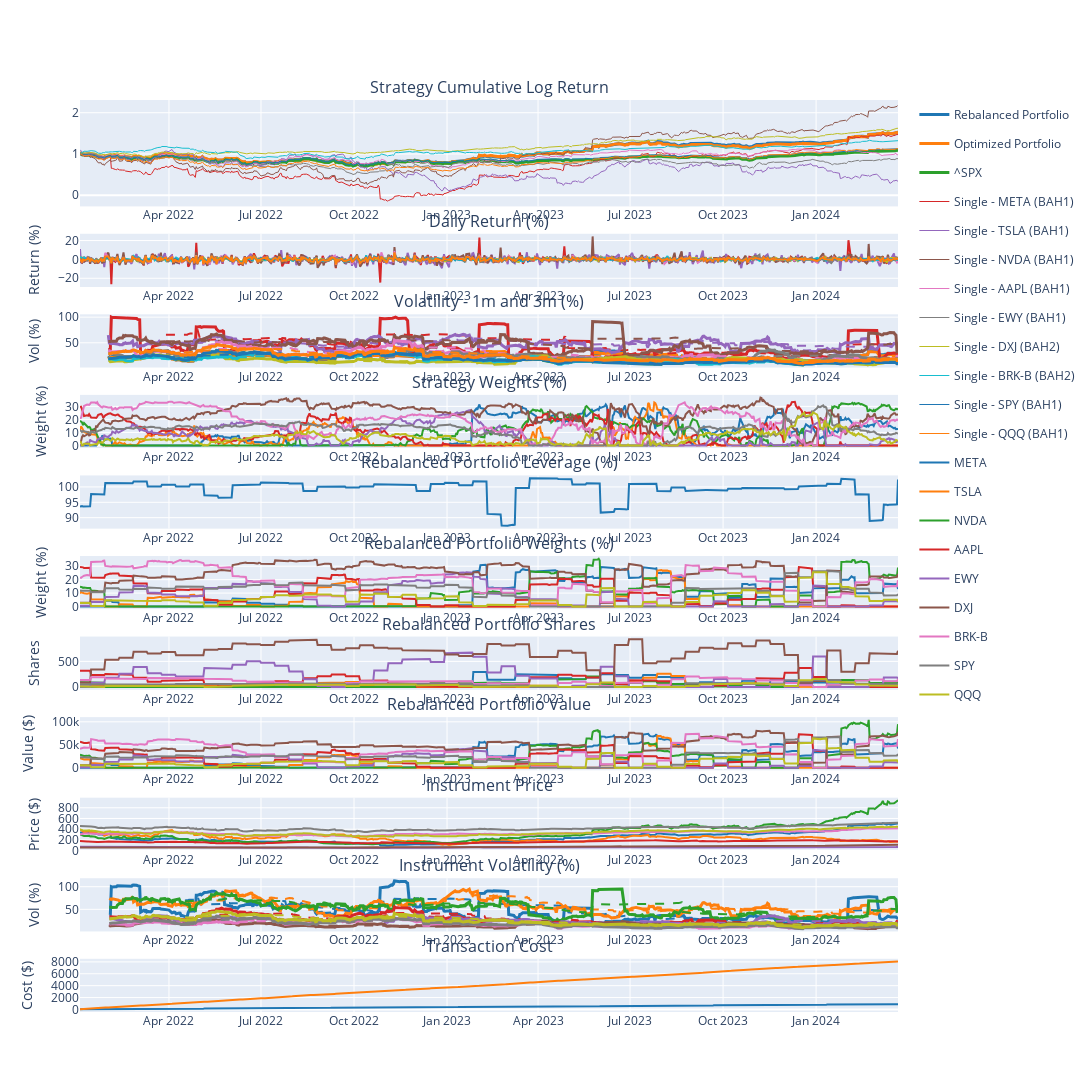

The notebook cell saved with this chart:
### Markdown cell above
# Linear Optimization (Risk-Adjusted Return)

- How to determine the capital?

Difficulty here is portfolio might use different leverage per rebalance, looking at the asset MV might not give you the total portfolio capital (e.g. 70% leverage, your stocks only worth 70% of your capital now)

we can use the market value on Futu divides by the leverage used for last periods. This will give you the total captial for the portfolio

Then we use this capital for next rebalance

We shuold strategically fix this issue by reading capital from Futu or keep track the capital ourselves

- 2024-03-23 - Leverage Ratio = 102.4376

### Code cell
portfolio = PortfolioLinearOpt(
    capital=188103.77659574468,    
    name='ETF Buy and Hold Portfolio',
    lookback_period=60,
    opt_freq=1,
    rebalance_iter=RebalancerIter('0 0 * * Fri', 2),    
    tc_model=TransactionCostFutu(),    
    systems=[
        TradingSubSystemSingle(vol_target=vol_target, instruments=['META'],  strategy=[BuyAndHoldStrategy(confidence=1)], max_leverage=max_leverage),
        TradingSubSystemSingle(vol_target=vol_target, instruments=['TSLA'],  strategy=[BuyAndHoldStrategy(confidence=1)], max_leverage=max_leverage),
        TradingSubSystemSingle(vol_target=vol_target, instruments=['NVDA'],  strategy=[BuyAndHoldStrategy(confidence=1)], max_leverage=max_leverage),
        TradingSubSystemSingle(vol_target=vol_target, instruments=['AAPL'],  strategy=[BuyAndHoldStrategy(confidence=1)], max_leverage=max_leverage),
        TradingSubSystemSingle(vol_target=vol_target, instruments=['EWY'],   strategy=[BuyAndHoldStrategy(confidence=1)], max_leverage=max_leverage),
        TradingSubSystemSingle(vol_target=vol_target, instruments=['DXJ'],   strategy=[BuyAndHoldStrategy(confidence=2)], max_leverage=max_leverage),        
        #TradingSubSystemSingle(vol_target=vol_target, instruments=['VOE'],   strategy=[BuyAndHoldStrategy(confidence=1)], max_leverage=max_leverage),
        #TradingSubSystemSingle(vol_target=vol_target, instruments=['VBR'],   strategy=[BuyAndHoldStrategy(confidence=1)], max_leverage=max_leverage),
        TradingSubSystemSingle(vol_target=vol_target, instruments=['BRK-B'], strategy=[BuyAndHoldStrategy(confidence=2)], max_leverage=max_leverage),
        TradingSubSystemSingle(vol_target=vol_target, instruments=['SPY'],   strategy=[BuyAndHoldStrategy(confidence=1)], max_leverage=max_leverage),
        TradingSubSystemSingle(vol_target=vol_target, instruments=['QQQ'],   strategy=[BuyAndHoldStrategy(confidence=1)], max_leverage=max_leverage),        
])

portfolio.set_start_date(start_date)
portfolio.set_end_date(end_date)
portfolio.backtest_subsystems()
portfolio.optimize(gamma=10, hhi=0.2)
portfolio.backtest()
portfolio.rebalance()
portfolio.performance(show_all_rets=True)

### Figure 1 — Plotly figure (JSON) as saved in the notebook; plotly's stock layout.template omitted (floating-point values rounded to 4 significant figures; data arrays with more than 128 entries replaced by an {"elided": "..."} marker saying what was removed)
{"data": [{"legendgroup": "Rebalanced Portfolio", "line": {"width": 3}, "marker": {"color": "rgb(31, 119, 180)"}, "name": "Rebalanced Portfolio", "type": "scatter", "x": {"elided": "558 str values"}, "xaxis": "x", "y": {"elided": "558 float values"}, "yaxis": "y"}, {"legendgroup": "Rebalanced Portfolio", "marker": {"color": "rgb(31, 119, 180)"}, "name": "Rebalanced Portfolio", "showlegend": false, "type": "scatter", "x": {"elided": "558 str values"}, "xaxis": "x2", "y": {"elided": "558 float values"}, "yaxis": "y2"}, {"legendgroup": "Rebalanced Portfolio", "line": {"width": 3}, "marker": {"color": "rgb(31, 119, 180)"}, "name": "1m - Rebalanced Portfolio", "showlegend": false, "type": "scatter", "x": {"elided": "558 str values"}, "xaxis": "x3", "y": {"elided": "558 float values"}, "yaxis": "y3"}, {"legendgroup": "Rebalanced Portfolio", "line": {"dash": "dash"}, "marker": {"color": "rgb(31, 119, 180)"}, "name": "3m - Rebalanced Portfolio", "showlegend": false, "type": "scatter", "x": {"elided": "558 str values"}, "xaxis": "x3", "y": {"elided": "558 float values"}, "yaxis": "y3"}, {"legendgroup": "Rebalanced Portfolio", "marker": {"color": "rgb(31, 119, 180)"}, "name": "Rebalanced Portfolio", "showlegend": false, "type": "scatter", "x": {"elided": "558 str values"}, "xaxis": "x11", "y": {"elided": "558 float values"}, "yaxis": "y11"}, {"legendgroup": "Optimized Portfolio", "line": {"width": 3}, "marker": {"color": "rgb(255, 127, 14)"}, "name": "Optimized Portfolio", "type": "scatter", "x": {"elided": "558 str values"}, "xaxis": "x", "y": {"elided": "558 float values"}, "yaxis": "y"}, {"legendgroup": "Optimized Portfolio", "marker": {"color": "rgb(255, 127, 14)"}, "name": "Optimized Portfolio", "showlegend": false, "type": "scatter", "x": {"elided": "558 str values"}, "xaxis": "x2", "y": {"elided": "558 float values"}, "yaxis": "y2"}, {"legendgroup": "Optimized Portfolio", "line": {"width": 3}, "marker": {"color": "rgb(255, 127, 14)"}, "name": "1m - Optimized Portfolio", "showlegend": false, "type": "scatter", "x": {"elided": "558 str values"}, "xaxis": "x3", "y": {"elided": "558 float values"}, "yaxis": "y3"}, {"legendgroup": "Optimized Portfolio", "line": {"dash": "dash"}, "marker": {"color": "rgb(255, 127, 14)"}, "name": "3m - Optimized Portfolio", "showlegend": false, "type": "scatter", "x": {"elided": "558 str values"}, "xaxis": "x3", "y": {"elided": "558 float values"}, "yaxis": "y3"}, {"legendgroup": "Optimized Portfolio", "marker": {"color": "rgb(255, 127, 14)"}, "name": "Optimized Portfolio", "showlegend": false, "type": "scatter", "x": {"elided": "558 str values"}, "xaxis": "x11", "y": {"elided": "558 float values"}, "yaxis": "y11"}, {"legendgroup": "^SPX", "line": {"width": 3}, "marker": {"color": "rgb(44, 160, 44)"}, "name": "^SPX", "type": "scatter", "x": {"elided": "558 str values"}, "xaxis": "x", "y": {"elided": "558 float values"}, "yaxis": "y"}, {"legendgroup": "^SPX", "marker": {"color": "rgb(44, 160, 44)"}, "name": "^SPX", "showlegend": false, "type": "scatter", "x": {"elided": "558 str values"}, "xaxis": "x2", "y": {"elided": "558 float values"}, "yaxis": "y2"}, {"legendgroup": "^SPX", "line": {"width": 3}, "marker": {"color": "rgb(44, 160, 44)"}, "name": "1m - ^SPX", "showlegend": false, "type": "scatter", "x": {"elided": "558 str values"}, "xaxis": "x3", "y": {"elided": "558 float values"}, "yaxis": "y3"}, {"legendgroup": "^SPX", "line": {"dash": "dash"}, "marker": {"color": "rgb(44, 160, 44)"}, "name": "3m - ^SPX", "showlegend": false, "type": "scatter", "x": {"elided": "558 str values"}, "xaxis": "x3", "y": {"elided": "558 float values"}, "yaxis": "y3"}, {"legendgroup": "Single - META (BAH1)", "line": {"width": 1}, "marker": {"color": "rgb(214, 39, 40)"}, "name": "Single - META (BAH1)", "type": "scatter", "x": {"elided": "558 str values"}, "xaxis": "x", "y": {"elided": "558 float values"}, "yaxis": "y"}, {"legendgroup": "Single - META (BAH1)", "marker": {"color": "rgb(214, 39, 40)"}, "name": "Single - META (BAH1)", "showlegend": false, "type": "scatter", "x": {"elided": "558 str values"}, "xaxis": "x2", "y": {"elided": "558 float values"}, "yaxis": "y2"}, {"legendgroup": "Single - META (BAH1)", "line": {"width": 3}, "marker": {"color": "rgb(214, 39, 40)"}, "name": "1m - Single - META (BAH1)", "showlegend": false, "type": "scatter", "x": {"elided": "558 str values"}, "xaxis": "x3", "y": {"elided": "558 float values"}, "yaxis": "y3"}, {"legendgroup": "Single - META (BAH1)", "line": {"dash": "dash"}, "marker": {"color": "rgb(214, 39, 40)"}, "name": "3m - Single - META (BAH1)", "showlegend": false, "type": "scatter", "x": {"elided": "558 str values"}, "xaxis": "x3", "y": {"elided": "558 float values"}, "yaxis": "y3"}, {"legendgroup": "Single - TSLA (BAH1)", "line": {"width": 1}, "marker": {"color": "rgb(148, 103, 189)"}, "name": "Single - TSLA (BAH1)", "type": "scatter", "x": {"elided": "558 str values"}, "xaxis": "x", "y": {"elided": "558 float values"}, "yaxis": "y"}, {"legendgroup": "Single - TSLA (BAH1)", "marker": {"color": "rgb(148, 103, 189)"}, "name": "Single - TSLA (BAH1)", "showlegend": false, "type": "scatter", "x": {"elided": "558 str values"}, "xaxis": "x2", "y": {"elided": "558 float values"}, "yaxis": "y2"}, {"legendgroup": "Single - TSLA (BAH1)", "line": {"width": 3}, "marker": {"color": "rgb(148, 103, 189)"}, "name": "1m - Single - TSLA (BAH1)", "showlegend": false, "type": "scatter", "x": {"elided": "558 str values"}, "xaxis": "x3", "y": {"elided": "558 float values"}, "yaxis": "y3"}, {"legendgroup": "Single - TSLA (BAH1)", "line": {"dash": "dash"}, "marker": {"color": "rgb(148, 103, 189)"}, "name": "3m - Single - TSLA (BAH1)", "showlegend": false, "type": "scatter", "x": {"elided": "558 str values"}, "xaxis": "x3", "y": {"elided": "558 float values"}, "yaxis": "y3"}, {"legendgroup": "Single - NVDA (BAH1)", "line": {"width": 1}, "marker": {"color": "rgb(140, 86, 75)"}, "name": "Single - NVDA (BAH1)", "type": "scatter", "x": {"elided": "558 str values"}, "xaxis": "x", "y": {"elided": "558 float values"}, "yaxis": "y"}, {"legendgroup": "Single - NVDA (BAH1)", "marker": {"color": "rgb(140, 86, 75)"}, "name": "Single - NVDA (BAH1)", "showlegend": false, "type": "scatter", "x": {"elided": "558 str values"}, "xaxis": "x2", "y": {"elided": "558 float values"}, "yaxis": "y2"}, {"legendgroup": "Single - NVDA (BAH1)", "line": {"width": 3}, "marker": {"color": "rgb(140, 86, 75)"}, "name": "1m - Single - NVDA (BAH1)", "showlegend": false, "type": "scatter", "x": {"elided": "558 str values"}, "xaxis": "x3", "y": {"elided": "558 float values"}, "yaxis": "y3"}, {"legendgroup": "Single - NVDA (BAH1)", "line": {"dash": "dash"}, "marker": {"color": "rgb(140, 86, 75)"}, "name": "3m - Single - NVDA (BAH1)", "showlegend": false, "type": "scatter", "x": {"elided": "558 str values"}, "xaxis": "x3", "y": {"elided": "558 float values"}, "yaxis": "y3"}, {"legendgroup": "Single - AAPL (BAH1)", "line": {"width": 1}, "marker": {"color": "rgb(227, 119, 194)"}, "name": "Single - AAPL (BAH1)", "type": "scatter", "x": {"elided": "558 str values"}, "xaxis": "x", "y": {"elided": "558 float values"}, "yaxis": "y"}, {"legendgroup": "Single - AAPL (BAH1)", "marker": {"color": "rgb(227, 119, 194)"}, "name": "Single - AAPL (BAH1)", "showlegend": false, "type": "scatter", "x": {"elided": "558 str values"}, "xaxis": "x2", "y": {"elided": "558 float values"}, "yaxis": "y2"}, {"legendgroup": "Single - AAPL (BAH1)", "line": {"width": 3}, "marker": {"color": "rgb(227, 119, 194)"}, "name": "1m - Single - AAPL (BAH1)", "showlegend": false, "type": "scatter", "x": {"elided": "558 str values"}, "xaxis": "x3", "y": {"elided": "558 float values"}, "yaxis": "y3"}, {"legendgroup": "Single - AAPL (BAH1)", "line": {"dash": "dash"}, "marker": {"color": "rgb(227, 119, 194)"}, "name": "3m - Single - AAPL (BAH1)", "showlegend": false, "type": "scatter", "x": {"elided": "558 str values"}, "xaxis": "x3", "y": {"elided": "558 float values"}, "yaxis": "y3"}, {"legendgroup": "Single - EWY (BAH1)", "line": {"width": 1}, "marker": {"color": "rgb(127, 127, 127)"}, "name": "Single - EWY (BAH1)", "type": "scatter", "x": {"elided": "558 str values"}, "xaxis": "x", "y": {"elided": "558 float values"}, "yaxis": "y"}, {"legendgroup": "Single - EWY (BAH1)", "marker": {"color": "rgb(127, 127, 127)"}, "name": "Single - EWY (BAH1)", "showlegend": false, "type": "scatter", "x": {"elided": "558 str values"}, "xaxis": "x2", "y": {"elided": "558 float values"}, "yaxis": "y2"}, {"legendgroup": "Single - EWY (BAH1)", "line": {"width": 3}, "marker": {"color": "rgb(127, 127, 127)"}, "name": "1m - Single - EWY (BAH1)", "showlegend": false, "type": "scatter", "x": {"elided": "558 str values"}, "xaxis": "x3", "y": {"elided": "558 float values"}, "yaxis": "y3"}, {"legendgroup": "Single - EWY (BAH1)", "line": {"dash": "dash"}, "marker": {"color": "rgb(127, 127, 127)"}, "name": "3m - Single - EWY (BAH1)", "showlegend": false, "type": "scatter", "x": {"elided": "558 str values"}, "xaxis": "x3", "y": {"elided": "558 float values"}, "yaxis": "y3"}, {"legendgroup": "Single - DXJ (BAH2)", "line": {"width": 1}, "marker": {"color": "rgb(188, 189, 34)"}, "name": "Single - DXJ (BAH2)", "type": "scatter", "x": {"elided": "558 str values"}, "xaxis": "x", "y": {"elided": "558 float values"}, "yaxis": "y"}, {"legendgroup": "Single - DXJ (BAH2)", "marker": {"color": "rgb(188, 189, 34)"}, "name": "Single - DXJ (BAH2)", "showlegend": false, "type": "scatter", "x": {"elided": "558 str values"}, "xaxis": "x2", "y": {"elided": "558 float values"}, "yaxis": "y2"}, {"legendgroup": "Single - DXJ (BAH2)", "line": {"width": 3}, "marker": {"color": "rgb(188, 189, 34)"}, "name": "1m - Single - DXJ (BAH2)", "showlegend": false, "type": "scatter", "x": {"elided": "558 str values"}, "xaxis": "x3", "y": {"elided": "558 float values"}, "yaxis": "y3"}, {"legendgroup": "Single - DXJ (BAH2)", "line": {"dash": "dash"}, "marker": {"color": "rgb(188, 189, 34)"}, "name": "3m - Single - DXJ (BAH2)", "showlegend": false, "type": "scatter", "x": {"elided": "558 str values"}, "xaxis": "x3", "y": {"elided": "558 float values"}, "yaxis": "y3"}, {"legendgroup": "Single - BRK-B (BAH2)", "line": {"width": 1}, "marker": {"color": "rgb(23, 190, 207)"}, "name": "Single - BRK-B (BAH2)", "type": "scatter", "x": {"elided": "558 str values"}, "xaxis": "x", "y": {"elided": "558 float values"}, "yaxis": "y"}, {"legendgroup": "Single - BRK-B (BAH2)", "marker": {"color": "rgb(23, 190, 207)"}, "name": "Single - BRK-B (BAH2)", "showlegend": false, "type": "scatter", "x": {"elided": "558 str values"}, "xaxis": "x2", "y": {"elided": "558 float values"}, "yaxis": "y2"}, {"legendgroup": "Single - BRK-B (BAH2)", "line": {"width": 3}, "marker": {"color": "rgb(23, 190, 207)"}, "name": "1m - Single - BRK-B (BAH2)", "showlegend": false, "type": "scatter", "x": {"elided": "558 str values"}, "xaxis": "x3", "y": {"elided": "558 float values"}, "yaxis": "y3"}, {"legendgroup": "Single - BRK-B (BAH2)", "line": {"dash": "dash"}, "marker": {"color": "rgb(23, 190, 207)"}, "name": "3m - Single - BRK-B (BAH2)", "showlegend": false, "type": "scatter", "x": {"elided": "558 str values"}, "xaxis": "x3", "y": {"elided": "558 float values"}, "yaxis": "y3"}, {"legendgroup": "Single - SPY (BAH1)", "line": {"width": 1}, "marker": {"color": "rgb(31, 119, 180)"}, "name": "Single - SPY (BAH1)", "type": "scatter", "x": {"elided": "558 str values"}, "xaxis": "x", "y": {"elided": "558 float values"}, "yaxis": "y"}, {"legendgroup": "Single - SPY (BAH1)", "marker": {"color": "rgb(31, 119, 180)"}, "name": "Single - SPY (BAH1)", "showlegend": false, "type": "scatter", "x": {"elided": "558 str values"}, "xaxis": "x2", "y": {"elided": "558 float values"}, "yaxis": "y2"}, {"legendgroup": "Single - SPY (BAH1)", "line": {"width": 3}, "marker": {"color": "rgb(31, 119, 180)"}, "name": "1m - Single - SPY (BAH1)", "showlegend": false, "type": "scatter", "x": {"elided": "558 str values"}, "xaxis": "x3", "y": {"elided": "558 float values"}, "yaxis": "y3"}, {"legendgroup": "Single - SPY (BAH1)", "line": {"dash": "dash"}, "marker": {"color": "rgb(31, 119, 180)"}, "name": "3m - Single - SPY (BAH1)", "showlegend": false, "type": "scatter", "x": {"elided": "558 str values"}, "xaxis": "x3", "y": {"elided": "558 float values"}, "yaxis": "y3"}, {"legendgroup": "Single - QQQ (BAH1)", "line": {"width": 1}, "marker": {"color": "rgb(255, 127, 14)"}, "name": "Single - QQQ (BAH1)", "type": "scatter", "x": {"elided": "558 str values"}, "xaxis": "x", "y": {"elided": "558 float values"}, "yaxis": "y"}, {"legendgroup": "Single - QQQ (BAH1)", "marker": {"color": "rgb(255, 127, 14)"}, "name": "Single - QQQ (BAH1)", "showlegend": false, "type": "scatter", "x": {"elided": "558 str values"}, "xaxis": "x2", "y": {"elided": "558 float values"}, "yaxis": "y2"}, {"legendgroup": "Single - QQQ (BAH1)", "line": {"width": 3}, "marker": {"color": "rgb(255, 127, 14)"}, "name": "1m - Single - QQQ (BAH1)", "showlegend": false, "type": "scatter", "x": {"elided": "558 str values"}, "xaxis": "x3", "y": {"elided": "558 float values"}, "yaxis": "y3"}, {"legendgroup": "Single - QQQ (BAH1)", "line": {"dash": "dash"}, "marker": {"color": "rgb(255, 127, 14)"}, "name": "3m - Single - QQQ (BAH1)", "showlegend": false, "type": "scatter", "x": {"elided": "558 str values"}, "xaxis": "x3", "y": {"elided": "558 float values"}, "yaxis": "y3"}, {"legendgroup": "Single - META (BAH1)", "marker": {"color": "rgb(31, 119, 180)"}, "name": "Single - META (BAH1)", "showlegend": false, "type": "scatter", "x": {"elided": "558 str values"}, "xaxis": "x4", "y": {"elided": "558 float values"}, "yaxis": "y4"}, {"legendgroup": "Single - TSLA (BAH1)", "marker": {"color": "rgb(255, 127, 14)"}, "name": "Single - TSLA (BAH1)", "showlegend": false, "type": "scatter", "x": {"elided": "558 str values"}, "xaxis": "x4", "y": {"elided": "558 float values"}, "yaxis": "y4"}, {"legendgroup": "Single - NVDA (BAH1)", "marker": {"color": "rgb(44, 160, 44)"}, "name": "Single - NVDA (BAH1)", "showlegend": false, "type": "scatter", "x": {"elided": "558 str values"}, "xaxis": "x4", "y": {"elided": "558 float values"}, "yaxis": "y4"}, {"legendgroup": "Single - AAPL (BAH1)", "marker": {"color": "rgb(214, 39, 40)"}, "name": "Single - AAPL (BAH1)", "showlegend": false, "type": "scatter", "x": {"elided": "558 str values"}, "xaxis": "x4", "y": {"elided": "558 float values"}, "yaxis": "y4"}, {"legendgroup": "Single - EWY (BAH1)", "marker": {"color": "rgb(148, 103, 189)"}, "name": "Single - EWY (BAH1)", "showlegend": false, "type": "scatter", "x": {"elided": "558 str values"}, "xaxis": "x4", "y": {"elided": "558 float values"}, "yaxis": "y4"}, {"legendgroup": "Single - DXJ (BAH2)", "marker": {"color": "rgb(140, 86, 75)"}, "name": "Single - DXJ (BAH2)", "showlegend": false, "type": "scatter", "x": {"elided": "558 str values"}, "xaxis": "x4", "y": {"elided": "558 float values"}, "yaxis": "y4"}, {"legendgroup": "Single - BRK-B (BAH2)", "marker": {"color": "rgb(227, 119, 194)"}, "name": "Single - BRK-B (BAH2)", "showlegend": false, "type": "scatter", "x": {"elided": "558 str values"}, "xaxis": "x4", "y": {"elided": "558 float values"}, "yaxis": "y4"}, {"legendgroup": "Single - SPY (BAH1)", "marker": {"color": "rgb(127, 127, 127)"}, "name": "Single - SPY (BAH1)", "showlegend": false, "type": "scatter", "x": {"elided": "558 str values"}, "xaxis": "x4", "y": {"elided": "558 float values"}, "yaxis": "y4"}, {"legendgroup": "Single - QQQ (BAH1)", "marker": {"color": "rgb(188, 189, 34)"}, "name": "Single - QQQ (BAH1)", "showlegend": false, "type": "scatter", "x": {"elided": "558 str values"}, "xaxis": "x4", "y": {"elided": "558 float values"}, "yaxis": "y4"}, {"marker": {"color": "rgb(31, 119, 180)"}, "showlegend": false, "type": "scatter", "x": {"elided": "558 str values"}, "xaxis": "x5", "y": {"elided": "558 float values"}, "yaxis": "y5"}, {"legendgroup": "META", "marker": {"color": "rgb(31, 119, 180)"}, "name": "META", "showlegend": true, "type": "scatter", "x": {"elided": "558 str values"}, "xaxis": "x6", "y": {"elided": "558 float values"}, "yaxis": "y6"}, {"legendgroup": "META", "marker": {"color": "rgb(31, 119, 180)"}, "name": "META", "showlegend": false, "type": "scatter", "x": {"elided": "558 str values"}, "xaxis": "x7", "y": {"elided": "558 int values"}, "yaxis": "y7"}, {"legendgroup": "META", "marker": {"color": "rgb(31, 119, 180)"}, "name": "META", "showlegend": false, "type": "scatter", "x": {"elided": "558 str values"}, "xaxis": "x8", "y": {"elided": "558 float values"}, "yaxis": "y8"}, {"legendgroup": "META", "marker": {"color": "rgb(31, 119, 180)"}, "name": "META", "showlegend": false, "type": "scatter", "x": {"elided": "558 str values"}, "xaxis": "x9", "y": {"elided": "558 float values"}, "yaxis": "y9"}, {"legendgroup": "META", "line": {"width": 3}, "marker": {"color": "rgb(31, 119, 180)"}, "name": "1m - META", "showlegend": false, "type": "scatter", "x": {"elided": "558 str values"}, "xaxis": "x10", "y": {"elided": "558 float values"}, "yaxis": "y10"}, {"legendgroup": "META", "line": {"dash": "dash"}, "marker": {"color": "rgb(31, 119, 180)"}, "name": "3m - META", "showlegend": false, "type": "scatter", "x": {"elided": "558 str values"}, "xaxis": "x10", "y": {"elided": "558 float values"}, "yaxis": "y10"}, {"legendgroup": "TSLA", "marker": {"color": "rgb(255, 127, 14)"}, "name": "TSLA", "showlegend": true, "type": "scatter", "x": {"elided": "558 str values"}, "xaxis": "x6", "y": {"elided": "558 float values"}, "yaxis": "y6"}, {"legendgroup": "TSLA", "marker": {"color": "rgb(255, 127, 14)"}, "name": "TSLA", "showlegend": false, "type": "scatter", "x": {"elided": "558 str values"}, "xaxis": "x7", "y": {"elided": "558 int values"}, "yaxis": "y7"}, {"legendgroup": "TSLA", "marker": {"color": "rgb(255, 127, 14)"}, "name": "TSLA", "showlegend": false, "type": "scatter", "x": {"elided": "558 str values"}, "xaxis": "x8", "y": {"elided": "558 float values"}, "yaxis": "y8"}, {"legendgroup": "TSLA", "marker": {"color": "rgb(255, 127, 14)"}, "name": "TSLA", "showlegend": false, "type": "scatter", "x": {"elided": "558 str values"}, "xaxis": "x9", "y": {"elided": "558 float values"}, "yaxis": "y9"}, {"legendgroup": "TSLA", "line": {"width": 3}, "marker": {"color": "rgb(255, 127, 14)"}, "name": "1m - TSLA", "showlegend": false, "type": "scatter", "x": {"elided": "558 str values"}, "xaxis": "x10", "y": {"elided": "558 float values"}, "yaxis": "y10"}, {"legendgroup": "TSLA", "line": {"dash": "dash"}, "marker": {"color": "rgb(255, 127, 14)"}, "name": "3m - TSLA", "showlegend": false, "type": "scatter", "x": {"elided": "558 str values"}, "xaxis": "x10", "y": {"elided": "558 float values"}, "yaxis": "y10"}, {"legendgroup": "NVDA", "marker": {"color": "rgb(44, 160, 44)"}, "name": "NVDA", "showlegend": true, "type": "scatter", "x": {"elided": "558 str values"}, "xaxis": "x6", "y": {"elided": "558 float values"}, "yaxis": "y6"}, {"legendgroup": "NVDA", "marker": {"color": "rgb(44, 160, 44)"}, "name": "NVDA", "showlegend": false, "type": "scatter", "x": {"elided": "558 str values"}, "xaxis": "x7", "y": {"elided": "558 int values"}, "yaxis": "y7"}, {"legendgroup": "NVDA", "marker": {"color": "rgb(44, 160, 44)"}, "name": "NVDA", "showlegend": false, "type": "scatter", "x": {"elided": "558 str values"}, "xaxis": "x8", "y": {"elided": "558 float values"}, "yaxis": "y8"}, {"legendgroup": "NVDA", "marker": {"color": "rgb(44, 160, 44)"}, "name": "NVDA", "showlegend": false, "type": "scatter", "x": {"elided": "558 str values"}, "xaxis": "x9", "y": {"elided": "558 float values"}, "yaxis": "y9"}, {"legendgroup": "NVDA", "line": {"width": 3}, "marker": {"color": "rgb(44, 160, 44)"}, "name": "1m - NVDA", "showlegend": false, "type": "scatter", "x": {"elided": "558 str values"}, "xaxis": "x10", "y": {"elided": "558 float values"}, "yaxis": "y10"}, {"legendgroup": "NVDA", "line": {"dash": "dash"}, "marker": {"color": "rgb(44, 160, 44)"}, "name": "3m - NVDA", "showlegend": false, "type": "scatter", "x": {"elided": "558 str values"}, "xaxis": "x10", "y": {"elided": "558 float values"}, "yaxis": "y10"}, {"legendgroup": "AAPL", "marker": {"color": "rgb(214, 39, 40)"}, "name": "AAPL", "showlegend": true, "type": "scatter", "x": {"elided": "558 str values"}, "xaxis": "x6", "y": {"elided": "558 float values"}, "yaxis": "y6"}, {"legendgroup": "AAPL", "marker": {"color": "rgb(214, 39, 40)"}, "name": "AAPL", "showlegend": false, "type": "scatter", "x": {"elided": "558 str values"}, "xaxis": "x7", "y": {"elided": "558 int values"}, "yaxis": "y7"}, {"legendgroup": "AAPL", "marker": {"color": "rgb(214, 39, 40)"}, "name": "AAPL", "showlegend": false, "type": "scatter", "x": {"elided": "558 str values"}, "xaxis": "x8", "y": {"elided": "558 float values"}, "yaxis": "y8"}, {"legendgroup": "AAPL", "marker": {"color": "rgb(214, 39, 40)"}, "name": "AAPL", "showlegend": false, "type": "scatter", "x": {"elided": "558 str values"}, "xaxis": "x9", "y": {"elided": "558 float values"}, "yaxis": "y9"}, {"legendgroup": "AAPL", "line": {"width": 3}, "marker": {"color": "rgb(214, 39, 40)"}, "name": "1m - AAPL", "showlegend": false, "type": "scatter", "x": {"elided": "558 str values"}, "xaxis": "x10", "y": {"elided": "558 float values"}, "yaxis": "y10"}, {"legendgroup": "AAPL", "line": {"dash": "dash"}, "marker": {"color": "rgb(214, 39, 40)"}, "name": "3m - AAPL", "showlegend": false, "type": "scatter", "x": {"elided": "558 str values"}, "xaxis": "x10", "y": {"elided": "558 float values"}, "yaxis": "y10"}, {"legendgroup": "EWY", "marker": {"color": "rgb(148, 103, 189)"}, "name": "EWY", "showlegend": true, "type": "scatter", "x": {"elided": "558 str values"}, "xaxis": "x6", "y": {"elided": "558 float values"}, "yaxis": "y6"}, {"legendgroup": "EWY", "marker": {"color": "rgb(148, 103, 189)"}, "name": "EWY", "showlegend": false, "type": "scatter", "x": {"elided": "558 str values"}, "xaxis": "x7", "y": {"elided": "558 int values"}, "yaxis": "y7"}, {"legendgroup": "EWY", "marker": {"color": "rgb(148, 103, 189)"}, "name": "EWY", "showlegend": false, "type": "scatter", "x": {"elided": "558 str values"}, "xaxis": "x8", "y": {"elided": "558 float values"}, "yaxis": "y8"}, {"legendgroup": "EWY", "marker": {"color": "rgb(148, 103, 189)"}, "name": "EWY", "showlegend": false, "type": "scatter", "x": {"elided": "558 str values"}, "xaxis": "x9", "y": {"elided": "558 float values"}, "yaxis": "y9"}, {"legendgroup": "EWY", "line": {"width": 3}, "marker": {"color": "rgb(148, 103, 189)"}, "name": "1m - EWY", "showlegend": false, "type": "scatter", "x": {"elided": "558 str values"}, "xaxis": "x10", "y": {"elided": "558 float values"}, "yaxis": "y10"}, {"legendgroup": "EWY", "line": {"dash": "dash"}, "marker": {"color": "rgb(148, 103, 189)"}, "name": "3m - EWY", "showlegend": false, "type": "scatter", "x": {"elided": "558 str values"}, "xaxis": "x10", "y": {"elided": "558 float values"}, "yaxis": "y10"}, {"legendgroup": "DXJ", "marker": {"color": "rgb(140, 86, 75)"}, "name": "DXJ", "showlegend": true, "type": "scatter", "x": {"elided": "558 str values"}, "xaxis": "x6", "y": {"elided": "558 float values"}, "yaxis": "y6"}, {"legendgroup": "DXJ", "marker": {"color": "rgb(140, 86, 75)"}, "name": "DXJ", "showlegend": false, "type": "scatter", "x": {"elided": "558 str values"}, "xaxis": "x7", "y": {"elided": "558 int values"}, "yaxis": "y7"}, {"legendgroup": "DXJ", "marker": {"color": "rgb(140, 86, 75)"}, "name": "DXJ", "showlegend": false, "type": "scatter", "x": {"elided": "558 str values"}, "xaxis": "x8", "y": {"elided": "558 float values"}, "yaxis": "y8"}, {"legendgroup": "DXJ", "marker": {"color": "rgb(140, 86, 75)"}, "name": "DXJ", "showlegend": false, "type": "scatter", "x": {"elided": "558 str values"}, "xaxis": "x9", "y": {"elided": "558 float values"}, "yaxis": "y9"}, {"legendgroup": "DXJ", "line": {"width": 3}, "marker": {"color": "rgb(140, 86, 75)"}, "name": "1m - DXJ", "showlegend": false, "type": "scatter", "x": {"elided": "558 str values"}, "xaxis": "x10", "y": {"elided": "558 float values"}, "yaxis": "y10"}, {"legendgroup": "DXJ", "line": {"dash": "dash"}, "marker": {"color": "rgb(140, 86, 75)"}, "name": "3m - DXJ", "showlegend": false, "type": "scatter", "x": {"elided": "558 str values"}, "xaxis": "x10", "y": {"elided": "558 float values"}, "yaxis": "y10"}, {"legendgroup": "BRK-B", "marker": {"color": "rgb(227, 119, 194)"}, "name": "BRK-B", "showlegend": true, "type": "scatter", "x": {"elided": "558 str values"}, "xaxis": "x6", "y": {"elided": "558 float values"}, "yaxis": "y6"}, {"legendgroup": "BRK-B", "marker": {"color": "rgb(227, 119, 194)"}, "name": "BRK-B", "showlegend": false, "type": "scatter", "x": {"elided": "558 str values"}, "xaxis": "x7", "y": {"elided": "558 int values"}, "yaxis": "y7"}, {"legendgroup": "BRK-B", "marker": {"color": "rgb(227, 119, 194)"}, "name": "BRK-B", "showlegend": false, "type": "scatter", "x": {"elided": "558 str values"}, "xaxis": "x8", "y": {"elided": "558 float values"}, "yaxis": "y8"}, {"legendgroup": "BRK-B", "marker": {"color": "rgb(227, 119, 194)"}, "name": "BRK-B", "showlegend": false, "type": "scatter", "x": {"elided": "558 str values"}, "xaxis": "x9", "y": {"elided": "558 float values"}, "yaxis": "y9"}, {"legendgroup": "BRK-B", "line": {"width": 3}, "marker": {"color": "rgb(227, 119, 194)"}, "name": "1m - BRK-B", "showlegend": false, "type": "scatter", "x": {"elided": "558 str values"}, "xaxis": "x10", "y": {"elided": "558 float values"}, "yaxis": "y10"}, {"legendgroup": "BRK-B", "line": {"dash": "dash"}, "marker": {"color": "rgb(227, 119, 194)"}, "name": "3m - BRK-B", "showlegend": false, "type": "scatter", "x": {"elided": "558 str values"}, "xaxis": "x10", "y": {"elided": "558 float values"}, "yaxis": "y10"}, {"legendgroup": "SPY", "marker": {"color": "rgb(127, 127, 127)"}, "name": "SPY", "showlegend": true, "type": "scatter", "x": {"elided": "558 str values"}, "xaxis": "x6", "y": {"elided": "558 float values"}, "yaxis": "y6"}, {"legendgroup": "SPY", "marker": {"color": "rgb(127, 127, 127)"}, "name": "SPY", "showlegend": false, "type": "scatter", "x": {"elided": "558 str values"}, "xaxis": "x7", "y": {"elided": "558 int values"}, "yaxis": "y7"}, {"legendgroup": "SPY", "marker": {"color": "rgb(127, 127, 127)"}, "name": "SPY", "showlegend": false, "type": "scatter", "x": {"elided": "558 str values"}, "xaxis": "x8", "y": {"elided": "558 float values"}, "yaxis": "y8"}, {"legendgroup": "SPY", "marker": {"color": "rgb(127, 127, 127)"}, "name": "SPY", "showlegend": false, "type": "scatter", "x": {"elided": "558 str values"}, "xaxis": "x9", "y": {"elided": "558 float values"}, "yaxis": "y9"}, {"legendgroup": "SPY", "line": {"width": 3}, "marker": {"color": "rgb(127, 127, 127)"}, "name": "1m - SPY", "showlegend": false, "type": "scatter", "x": {"elided": "558 str values"}, "xaxis": "x10", "y": {"elided": "558 float values"}, "yaxis": "y10"}, {"legendgroup": "SPY", "line": {"dash": "dash"}, "marker": {"color": "rgb(127, 127, 127)"}, "name": "3m - SPY", "showlegend": false, "type": "scatter", "x": {"elided": "558 str values"}, "xaxis": "x10", "y": {"elided": "558 float values"}, "yaxis": "y10"}, {"legendgroup": "QQQ", "marker": {"color": "rgb(188, 189, 34)"}, "name": "QQQ", "showlegend": true, "type": "scatter", "x": {"elided": "558 str values"}, "xaxis": "x6", "y": {"elided": "558 float values"}, "yaxis": "y6"}, {"legendgroup": "QQQ", "marker": {"color": "rgb(188, 189, 34)"}, "name": "QQQ", "showlegend": false, "type": "scatter", "x": {"elided": "558 str values"}, "xaxis": "x7", "y": {"elided": "558 int values"}, "yaxis": "y7"}, {"legendgroup": "QQQ", "marker": {"color": "rgb(188, 189, 34)"}, "name": "QQQ", "showlegend": false, "type": "scatter", "x": {"elided": "558 str values"}, "xaxis": "x8", "y": {"elided": "558 float values"}, "yaxis": "y8"}, {"legendgroup": "QQQ", "marker": {"color": "rgb(188, 189, 34)"}, "name": "QQQ", "showlegend": false, "type": "scatter", "x": {"elided": "558 str values"}, "xaxis": "x9", "y": {"elided": "558 float values"}, "yaxis": "y9"}, {"legendgroup": "QQQ", "line": {"width": 3}, "marker": {"color": "rgb(188, 189, 34)"}, "name": "1m - QQQ", "showlegend": false, "type": "scatter", "x": {"elided": "558 str values"}, "xaxis": "x10", "y": {"elided": "558 float values"}, "yaxis": "y10"}, {"legendgroup": "QQQ", "line": {"dash": "dash"}, "marker": {"color": "rgb(188, 189, 34)"}, "name": "3m - QQQ", "showlegend": false, "type": "scatter", "x": {"elided": "558 str values"}, "xaxis": "x10", "y": {"elided": "558 float values"}, "yaxis": "y10"}], "layout": {"annotations": [{"font": {"size": 16}, "showarrow": false, "text": "Strategy Cumulative Log Return", "x": 0.5, "xanchor": "center", "xref": "paper", "y": 1, "yanchor": "bottom", "yref": "paper"}, {"font": {"size": 16}, "showarrow": false, "text": "Daily Return (%)", "x": 0.5, "xanchor": "center", "xref": "paper", "y": 0.8533, "yanchor": "bottom", "yref": "paper"}, {"font": {"size": 16}, "showarrow": false, "text": "Volatility - 1m and 3m (%)", "x": 0.5, "xanchor": "center", "xref": "paper", "y": 0.765, "yanchor": "bottom", "yref": "paper"}, {"font": {"size": 16}, "showarrow": false, "text": "Strategy Weights (%)", "x": 0.5, "xanchor": "center", "xref": "paper", "y": 0.6767, "yanchor": "bottom", "yref": "paper"}, {"font": {"size": 16}, "showarrow": false, "text": "Rebalanced Portfolio Leverage (%)", "x": 0.5, "xanchor": "center", "xref": "paper", "y": 0.5883, "yanchor": "bottom", "yref": "paper"}, {"font": {"size": 16}, "showarrow": false, "text": "Rebalanced Portfolio Weights (%)", "x": 0.5, "xanchor": "center", "xref": "paper", "y": 0.5, "yanchor": "bottom", "yref": "paper"}, {"font": {"size": 16}, "showarrow": false, "text": "Rebalanced Portfolio Shares", "x": 0.5, "xanchor": "center", "xref": "paper", "y": 0.4117, "yanchor": "bottom", "yref": "paper"}, {"font": {"size": 16}, "showarrow": false, "text": "Rebalanced Portfolio Value", "x": 0.5, "xanchor": "center", "xref": "paper", "y": 0.3233, "yanchor": "bottom", "yref": "paper"}, {"font": {"size": 16}, "showarrow": false, "text": "Instrument Price", "x": 0.5, "xanchor": "center", "xref": "paper", "y": 0.235, "yanchor": "bottom", "yref": "paper"}, {"font": {"size": 16}, "showarrow": false, "text": "Instrument Volatility (%)", "x": 0.5, "xanchor": "center", "xref": "paper", "y": 0.1467, "yanchor": "bottom", "yref": "paper"}, {"font": {"size": 16}, "showarrow": false, "text": "Transaction Cost", "x": 0.5, "xanchor": "center", "xref": "paper", "y": 0.05833, "yanchor": "bottom", "yref": "paper"}], "height": 3700, "hovermode": "x", "width": 1500, "xaxis": {"anchor": "y", "domain": [0, 1], "matches": "x11", "showticklabels": true}, "xaxis10": {"anchor": "y10", "domain": [0, 1], "matches": "x11", "showticklabels": true}, "xaxis11": {"anchor": "y11", "domain": [0, 1], "showticklabels": true}, "xaxis2": {"anchor": "y2", "domain": [0, 1], "matches": "x11", "showticklabels": true}, "xaxis3": {"anchor": "y3", "domain": [0, 1], "matches": "x11", "showticklabels": true}, "xaxis4": {"anchor": "y4", "domain": [0, 1], "matches": "x11", "showticklabels": true}, "xaxis5": {"anchor": "y5", "domain": [0, 1], "matches": "x11", "showticklabels": true}, "xaxis6": {"anchor": "y6", "domain": [0, 1], "matches": "x11", "showticklabels": true}, "xaxis7": {"anchor": "y7", "domain": [0, 1], "matches": "x11", "showticklabels": true}, "xaxis8": {"anchor": "y8", "domain": [0, 1], "matches": "x11", "showticklabels": true}, "xaxis9": {"anchor": "y9", "domain": [0, 1], "matches": "x11", "showticklabels": true}, "yaxis": {"anchor": "x", "domain": [0.8833, 1]}, "yaxis10": {"anchor": "x10", "domain": [0.08833, 0.1467], "title": {"text": "Vol (%)"}}, "yaxis11": {"anchor": "x11", "domain": [0, 0.05833], "title": {"text": "Cost ($)"}}, "yaxis2": {"anchor": "x2", "domain": [0.795, 0.8533], "title": {"text": "Return (%)"}}, "yaxis3": {"anchor": "x3", "domain": [0.7067, 0.765], "title": {"text": "Vol (%)"}}, "yaxis4": {"anchor": "x4", "domain": [0.6183, 0.6767], "title": {"text": "Weight (%)"}}, "yaxis5": {"anchor": "x5", "domain": [0.53, 0.5883]}, "yaxis6": {"anchor": "x6", "domain": [0.4417, 0.5], "title": {"text": "Weight (%)"}}, "yaxis7": {"anchor": "x7", "domain": [0.3533, 0.4117], "title": {"text": "Shares"}}, "yaxis8": {"anchor": "x8", "domain": [0.265, 0.3233], "title": {"text": "Value ($)"}}, "yaxis9": {"anchor": "x9", "domain": [0.1767, 0.235], "title": {"text": "Price ($)"}}}}
